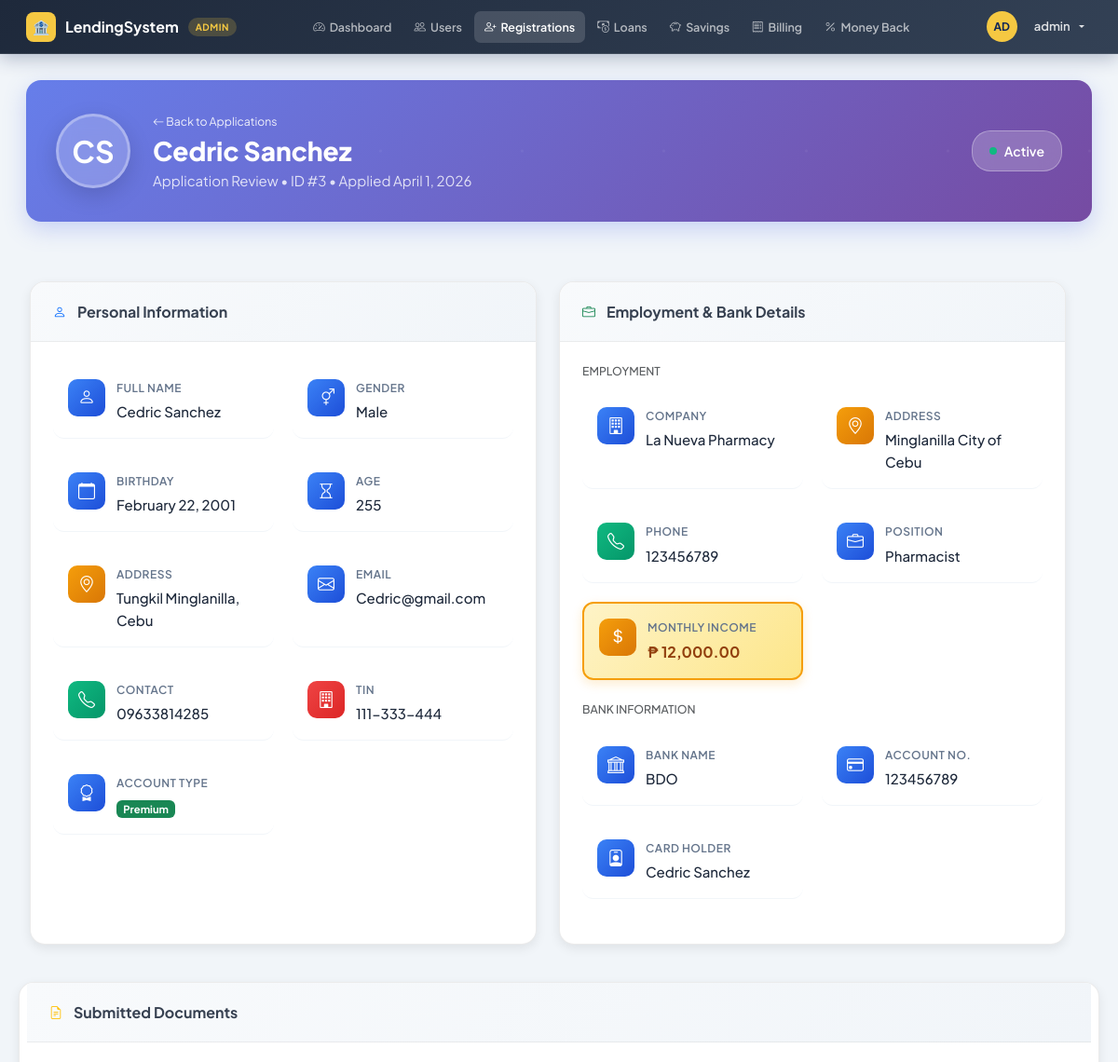
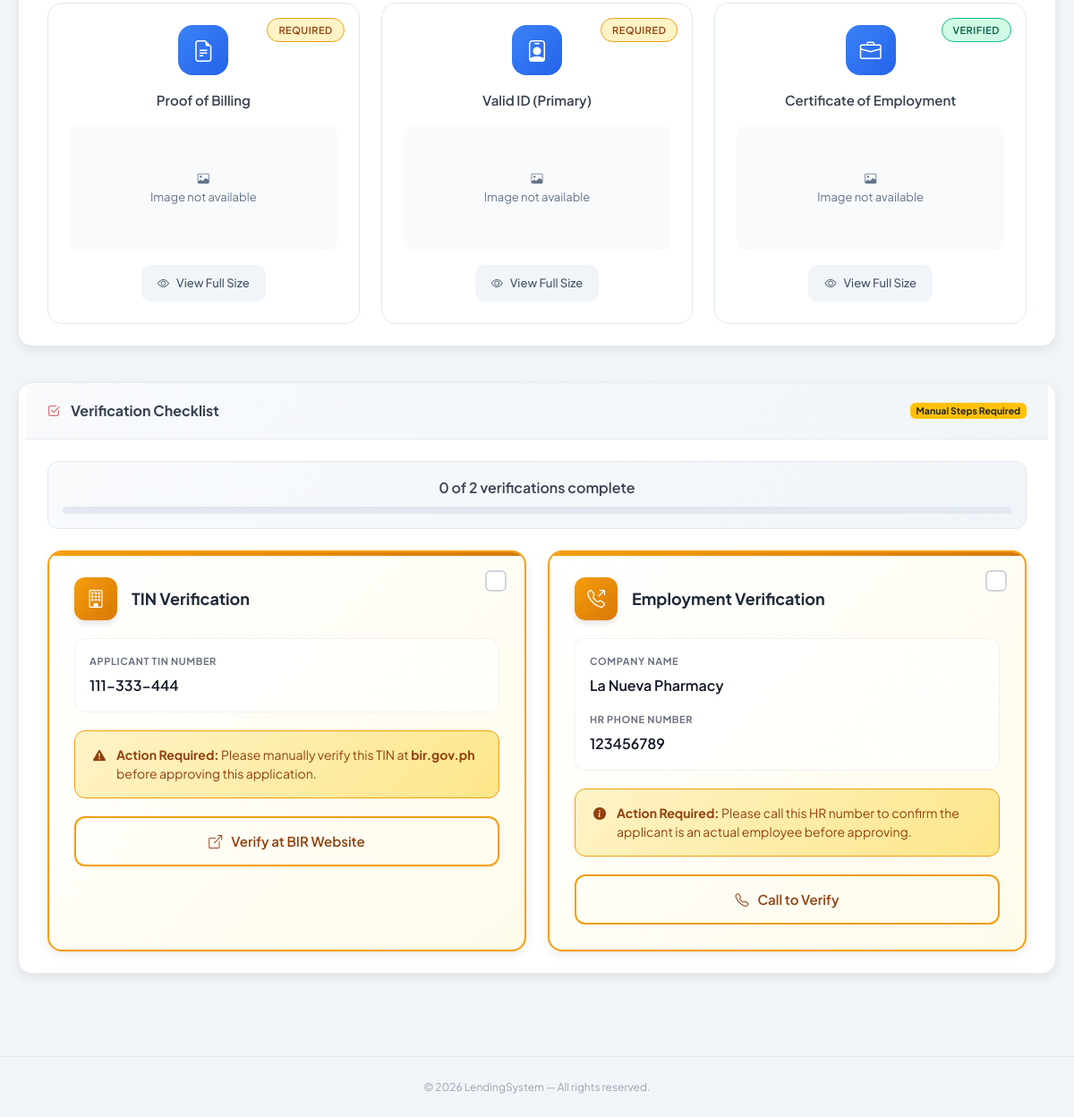
/admin/registrations/view.php?id=3 (signed in), run on the app's committed database (2 pictures, top to bottom).
### tables this page shows
CREATE TABLE `users` (
  `id` int(10) unsigned NOT NULL AUTO_INCREMENT,
  `username` varchar(100) NOT NULL,
  `password` varchar(255) NOT NULL,
  `account_type` enum('Basic','Premium') NOT NULL DEFAULT 'Basic',
  `premium_since` date DEFAULT NULL COMMENT 'Date when user became Premium',
  `status` enum('Pending','Active','Disabled','Rejected') NOT NULL DEFAULT 'Pending',
  `first_name` varchar(100) NOT NULL,
  `last_name` varchar(100) NOT NULL,
  `address` text NOT NULL,
  `gender` enum('Male','Female','Other') DEFAULT NULL,
  `birthday` date NOT NULL,
  `age` tinyint(3) unsigned NOT NULL,
  `email` varchar(150) NOT NULL,
  `contact_number` varchar(15) NOT NULL,
  `bank_name` varchar(150) NOT NULL,
  `bank_account_number` varchar(50) NOT NULL,
  `card_holder_name` varchar(150) NOT NULL,
  `tin_number` varchar(20) NOT NULL,
  `company_name` varchar(150) NOT NULL,
  `company_address` text NOT NULL,
  `company_phone` varchar(15) NOT NULL,
  `position` varchar(100) NOT NULL,
  `monthly_earnings` decimal(12,2) NOT NULL,
  `proof_of_billing` varchar(255) NOT NULL,
  `valid_id` varchar(255) NOT NULL,
  `coe` varchar(255) NOT NULL,
  `is_verified` tinyint(1) DEFAULT 0,
  `loan_limit` decimal(12,2) NOT NULL DEFAULT 10000.00,
  `max_term_months` int(10) unsigned NOT NULL DEFAULT 12,
  `rejection_reason` text DEFAULT NULL,
  `delete_at` datetime DEFAULT NULL,
  `rejected_at` datetime DEFAULT NULL,
  `created_at` datetime DEFAULT current_timestamp(),
  `updated_at` datetime DEFAULT current_timestamp() ON UPDATE current_timestamp(),
  PRIMARY KEY (`id`),
  UNIQUE KEY `username` (`username`),
  UNIQUE KEY `email` (`email`)
);

### admin/registrations/view.php (the view, shortened to what the rows shown need)
<?php
require_once __DIR__ . '/../../includes/admin_check.php';
require_once __DIR__ . '/../../helpers.php';
$id = (int)($_GET['id'] ?? 0);
$stmt = $pdo->prepare("SELECT * FROM users WHERE id = ? LIMIT 1");
$stmt->execute([$id]);
$user = $stmt->fetch();
require_once __DIR__ . '/../../includes/admin_header.php';
?>
<div class="app-header">
    <div class="app-header-content">
        <div style="display: flex; align-items: center;">
            <div class="app-avatar">
                <?= strtoupper(substr($user['first_name'],0,1).substr($user['last_name'],0,1)) ?>
            </div>
            <div>
                <a href="index.php" class="text-decoration-none text-white small d-inline-block mb-1" style="opacity: 0.9;">
                    <i class="bi bi-arrow-left"></i> Back to Applications
                </a>
                <h1 class="app-title">
                    <?= clean($user['first_name'] . ' ' . $user['last_name']) ?>
                </h1>
                <p class="app-subtitle">Application Review • ID #<?= $user['id'] ?> • Applied <?= date('F j, Y', strtotime($user['created_at'])) ?></p>
            </div>
        </div>
        <?php if ($user['status'] === 'Pending'): ?>
            <div class="header-actions">
                <button type="button" id="approveBtn" class="btn-header btn-header-approve" disabled onclick="handleApproveClick(event)">
                    <i class="bi bi-check-circle"></i> Approve
                </button>
                <button class="btn-header btn-header-reject" data-bs-toggle="modal" data-bs-target="#rejectModal">
                    <i class="bi bi-x-circle"></i> Reject
                </button>
            </div>
        <?php else: ?>
            <div class="status-badge-header">
                <span class="pulsing-dot"></span>
                <?= $user['status'] ?>
            </div>
        <?php endif; ?>
    </div>
</div>
<div class="row g-3">
    <div class="row g-4 mb-4">
        <div class="col-md-6">
            <div class="info-card h-100">
                <div class="info-card-body">
                    <div class="info-grid">
                        <div class="info-grid-item">
                            <div>
                                <div class="info-label">Full Name</div>
                                <div class="info-value"><?= clean($user['first_name'] . ' ' . $user['last_name']) ?></div>
                            </div>
                        </div>
                        <div class="info-grid-item">
                            <div>
                                <div class="info-label">Gender</div>
                                <div class="info-value"><?= clean($user['gender'] ?? '—') ?></div>
                            </div>
                        </div>
                        <div class="info-grid-item">
                            <div>
                                <div class="info-label">Birthday</div>
                                <div class="info-value"><?= $user['birthday'] ? date('F d, Y', strtotime($user['birthday'])) : '—' ?></div>
                            </div>
                        </div>
                        <div class="info-grid-item">
                            <div>
                                <div class="info-label">Age</div>
                                <div class="info-value"><?= $user['age'] ?? '—' ?></div>
                            </div>
                        </div>
                        <div class="info-grid-item">
                            <div>
                                <div class="info-label">Address</div>
                                <div class="info-value"><?= clean($user['address'] ?? '—') ?></div>
                            </div>
                        </div>
                        <div class="info-grid-item">
                            <div>
                                <div class="info-label">Email</div>
                                <div class="info-value"><?= clean($user['email']) ?></div>
                            </div>
                        </div>
                        <div class="info-grid-item">
                            <div>
                                <div class="info-label">Contact</div>
                                <div class="info-value"><?= clean($user['contact_number'] ?? '—') ?></div>
                            </div>
                        </div>
                        <div class="info-grid-item important">
                            <div>
                                <div class="info-label">TIN</div>
                                <div class="info-value"><?= clean($user['tin_number'] ?? '—') ?></div>
                            </div>
                        </div>
                        <div class="info-grid-item">
                            <div>
                                <div class="info-value">
                                    <span class="badge bg-<?= $user['account_type']==='Premium'?'success':'secondary' ?>">
                                        <?= $user['account_type'] ?>
                                    </span>
                                </div>
                            </div>
                        </div>
                    </div>
                </div>
            </div>
        </div>
        <div class="col-md-6">
            <div class="info-card h-100">
                <div class="info-card-body">
                    <div class="mb-4">
                        <div class="info-grid">
                            <div class="info-grid-item">
                                <div>
                                    <div class="info-label">Company</div>
                                    <div class="info-value"><?= clean($user['company_name'] ?? '—') ?></div>
                                </div>
                            </div>
                            <div class="info-grid-item">
                                <div>
                                    <div class="info-label">Address</div>
                                    <div class="info-value"><?= clean($user['company_address'] ?? '—') ?></div>
                                </div>
                            </div>
                            <div class="info-grid-item">
                                <div>
                                    <div class="info-label">Phone</div>
                                    <div class="info-value"><?= clean($user['company_phone'] ?? '—') ?></div>
                                </div>
                            </div>
                            <div class="info-grid-item">
                                <div>
                                    <div class="info-label">Position</div>
                                    <div class="info-value"><?= clean($user['position'] ?? '—') ?></div>
                                </div>
                            </div>
                            <div class="info-grid-item income-highlight">
                                <div>
                                    <div class="info-label">Monthly Income</div>
                                    <div class="info-value"><?= !empty($user['monthly_earnings']) ? formatMoney((float)$user['monthly_earnings']) : '—' ?></div>
                                </div>
                            </div>
                        </div>
                    </div>
                    <div>
                        <div class="info-grid">
                            <div class="info-grid-item">
                                <div>
                                    <div class="info-label">Bank Name</div>
                                    <div class="info-value"><?= clean($user['bank_name'] ?? '—') ?></div>
                                </div>
                            </div>
                            <div class="info-grid-item">
                                <div>
                                    <div class="info-label">Account No.</div>
                                    <div class="info-value"><?= clean($user['bank_account_number'] ?? '—') ?></div>
                                </div>
                            </div>
                            <div class="info-grid-item">
                                <div>
                                    <div class="info-label">Card Holder</div>
                                    <div class="info-value"><?= clean($user['card_holder_name'] ?? '—') ?></div>
                                </div>
                            </div>
                        </div>
                    </div>
                </div>
            </div>
        </div>
    </div>
    <div class="info-card">
        <div class="info-card-body">
            <div class="verification-grid">
                <div class="verification-card pending" id="tinVerification">
                    <div class="verification-content">
                        <div class="verification-label">Applicant TIN Number</div>
                        <div class="verification-value"><?= clean($user['tin_number'] ?? 'Not provided') ?></div>
                    </div>
                </div>
                <div class="verification-card pending" id="employmentVerification">
                    <div class="verification-content">
                        <div class="verification-label">Company Name</div>
                        <div class="verification-value"><?= clean($user['company_name'] ?? 'Not provided') ?></div>
                        <div class="verification-label mt-3">HR Phone Number</div>
                        <div class="verification-value"><?= clean($user['company_phone'] ?? 'Not provided') ?></div>
                    </div>
                </div>
            </div>
        </div>
    </div>
</div>
<?php require_once __DIR__ . '/../../includes/footer.php'; ?>

### data on the page
users: first_name+last_name "CS", first_name+last_name "Cedric Sanchez", id "3", created_at "April 1, 2026", status "Active", gender "Male", birthday "February 22, 2001", age "255", address "Tungkil Minglanilla, Cebu", email "Cedric@gmail.com", contact_number "09633814285", tin_number "111-333-444", account_type "Premium", company_name "La Nueva Pharmacy", company_address "Minglanilla City of Cebu", company_phone "123456789", position "Pharmacist", monthly_earnings "₱ 12,000.00", bank_name "BDO", bank_account_number "123456789", card_holder_name "Cedric Sanchez"

### other printed values
$initials "AD"
$adminName "admin"
$info[2] "REQUIRED"
$info[0] "Proof of Billing"
$info[0] "Valid ID (Primary)"
$info[2] "VERIFIED"
$info[0] "Certificate of Employment"
